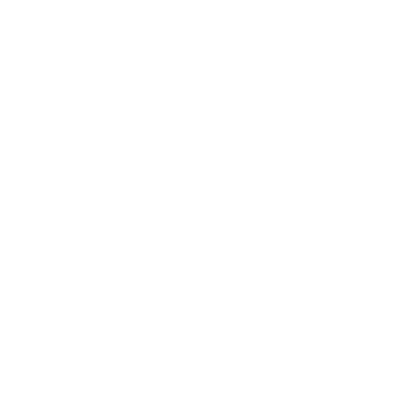
Frame 1 (no input)
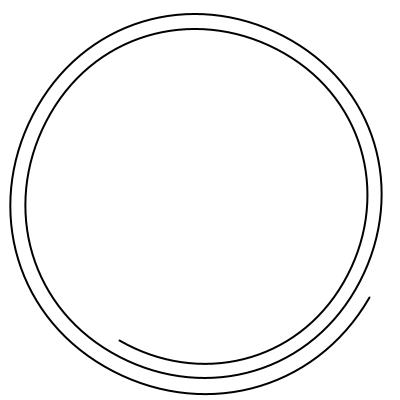
Frame 60 (the mouse pressed at the canvas centre just before this capture)
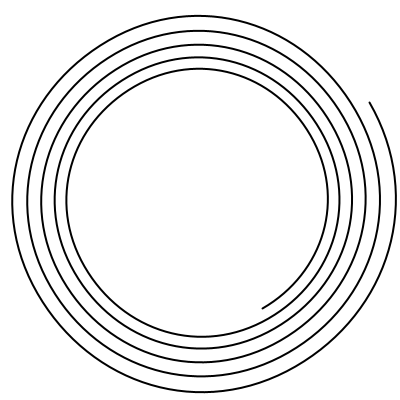
Frame 120 (the mouse held since frame 60 and released just before this capture)

The Processing sketch that drew these frames (run headless with seeded random() and noise(); from frame 60 on, the mouse is pressed at the canvas centre):

// Processing sketch: spiral_spin
// ── spiral_spin.pde
/**
 * spiral spin
 * By Ira Greenberg <br />
 * Processing for Flash Developers,
 * Friends of ED, 2009
 */

int ptCount = 4;
int spiralRots = 32;
float spiralTightness = .979;
Point[] pts = new Point[ptCount*spiralRots];
float drawRate = 0.0;

void setup(){
  size(400, 400);
  smooth();
  strokeWeight(2);
  curveTightness(-.7);
}

void draw(){
  background(255);
  noFill();
  translate(width/2, height/2);
  rotate(-frameCount*PI/180);
  calcCurve(200);
  drawCurve(.2);
 // drawPts();
}

void calcCurve(float radius){
  float px=0, py=0, theta=0;
  for (int i=0; i<pts.length; i++){
    px = cos(theta)*radius;
    py = sin(theta)*radius;
    pts[i] = new Point(px, py);
    theta+=TWO_PI/ptCount;
    // slowly shrink radius to create spiral
    radius *= spiralTightness;
  }
}

void drawCurve(float rate){
  beginShape();
  for (int i=0; i<drawRate; i++){
    curveVertex(pts[i].x, pts[i].y);
  }
  endShape();
  if (drawRate<pts.length-1){
    drawRate+=rate;
  }
}

void drawPts(){
  fill(255);
  strokeWeight(1);
  for (int i=1; i<pts.length; i++){
    ellipse(pts[i].x, pts[i].y, 4, 4);
  }
}

class Point{
  float x, y;
  Point(float x, float y){
    this.x = x;
    this.y = y;
  }
}
